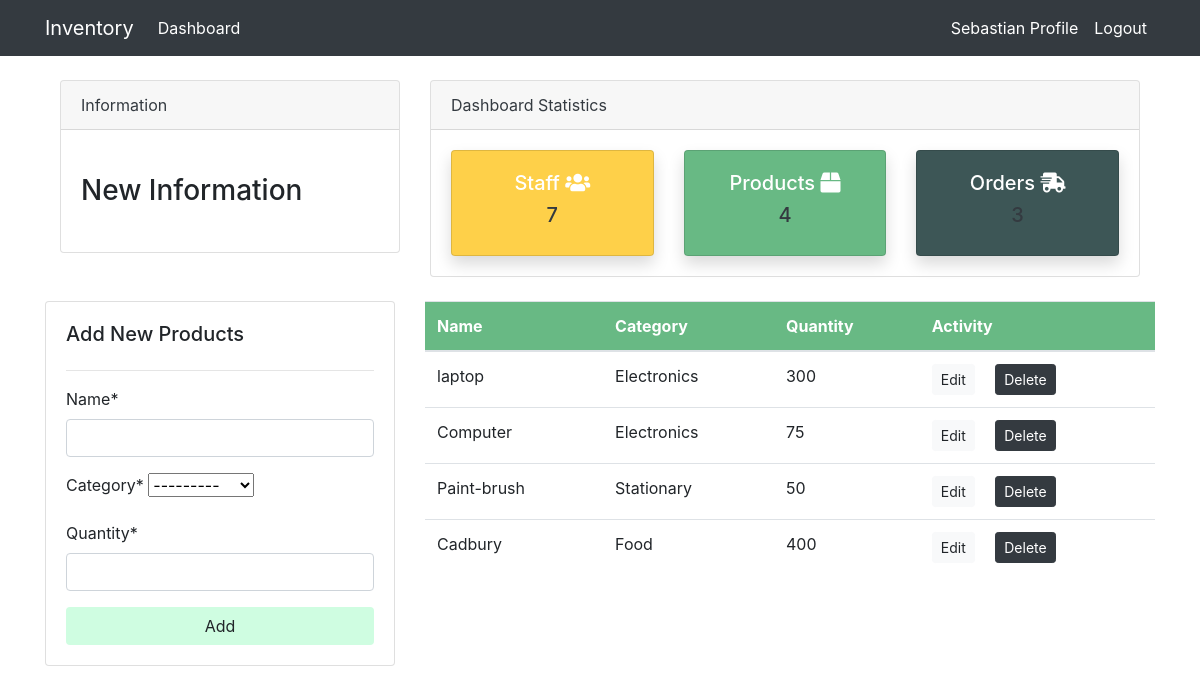
Screenshot of /products/ (signed in) with the database file from the repository.
### inventoryapp/models.py (models this page shows, shortened)
class Products(models.Model):
    name = models.CharField(max_length=100, null=True)
    category = models.CharField(max_length=20, choices=CATEGORY, null=True)
    quantity  = models.PositiveIntegerField(null=True)
    class Meta:
        verbose_name_plural = 'Product'

### inventoryapp/views.py (the view)
# urls.py: path('products/', views.products, name="dashboard-products"),
@login_required
def products(request):
    items = Products.objects.all()
    items_count = items.count()
    workers = User.objects.all()
    workers_count = workers.count()
    order = Order.objects.all()
    order_count = order.count()
    if request.method == 'POST':
        form  = ProductForm(request.POST)
        if form.is_valid():
            form.save()
            productname = form.cleaned_data.get('name')
            messages.success(request, f'{productname} has been added')
            return redirect('dashboard-products')
    else:
        form = ProductForm()
    context = {
        'items':items,
        'form':form,
        'workers_count' : workers_count,
        'items_count' : items_count,
        'order_count': order_count,
    }
    return render(request,'dashboard/products.html', context)

### inventoryapp/forms.py
class ProductForm(forms.ModelForm):
    class Meta:
        model = Products
        fields  =  ['name','category','quantity']

### templates/dashboard/products.html (shortened to what this page needs)
{% extends 'partials/base.html' %}
{% block content %}
{% load crispy_forms_tags %}
{%  include 'partials/topnav.html' %}
<div class="row my-4">
    <div class="col-md-4">
        <div class="card card-body">
            <h5>Add New Products</h5>
            <hr>
            <form method="POST">
                {{ form|crispy }}
                <input class="btn btn-block" type="submit" value="Add" style="background: #CFFDE1;">
            </form>
        </div>
    </div>
    <div class="col-md-8">
        <table class="table bg-white">
            <thead class="text-white" style="background: #68B984;">
                <tr>
                    <th scope="col">Name</th>
                    <th scope="col">Category</th>
                    <th scope="col">Quantity</th>
                    <th scope="col">Activity</th>
                </tr>
            </thead>
            <tbody>
                {% for item in items %}
                <tr>
                    <td>{{item.name}}</td>
                    <td>{{item.category}}</td>
                    <td>{{item.quantity}}</td>
                    <td>
                        <a class="btn btn-light btn-sm mr-2"
                            href="{% url 'dashboard-products-update' item.id %}">Edit</a>
                        <a class="btn btn-dark btn-sm ml-2"
                            href="{% url 'dashboard-products-delete' item.id %}">Delete</a>
                    </td>
                </tr>
                {% endfor %}
            </tbody>
        </table>
    </div>
</div>
{% endblock %}

### templates/partials/base.html (shortened to what this page needs)
{% load static %}
<!doctype html>
<html lang="en">
<head>
    <link rel="stylesheet" href="https://cdn.jsdelivr.net/npm/bootstrap@4.6.0/dist/css/bootstrap.min.css"
>
    <link rel="stylesheet" href="https://use.fontawesome.com/releases/v5.15.2/css/all.css"
>
    <link rel="stylesheet" href="{% static 'style.css' %}">
</head>
<body>
    {% include 'partials/nav.html' %}
    <div class="container">
        {% block content %}
        {% endblock %}
    </div>
</body>
</html>

### templates/partials/nav.html (shortened to what this page needs)
<nav class="navbar navbar-expand-lg navbar-dark bg-dark">
    {% if user.is_authenticated %}
    <div class="container">
        <a class="navbar-brand text-white" href="{% url 'dashboard-index' %}">Inventory</a>
        <div class="collapse navbar-collapse" id="navbarSupportedContent">
            <ul class="navbar-nav mr-auto">
                <li class="nav-item active">
                    <a class="nav-link text-white" href="{% url 'dashboard-index' %}">Dashboard </a>
                </li>
            </ul>
            <ul class="navbar-nav ml-auto">
                <li class="nav-item active">
                    <a class="nav-link text-white" href="{% url 'user-profile' %}">{{user.username}} Profile
                        <span class="sr-only">(current)</span></a>
                </li>
                <li class="nav-item">
                    <a class="nav-link text-white" href="{% url 'user-logout' %}">Logout</a>
                </li>
            </ul>
        {% endif %}
        </div>
    </div>
</nav>

### templates/partials/topnav.html
<div class="container">
    <div class="row">
        <div class="col-md-4 mt-4">
            <div class="card">
                <div class="card-header text-dark">
                    Information
                </div>
                <div class="card-body">
                    <marquee behavior="" direction="">
                        <h3 class="my-4">New Information</h3>
                    </marquee>
                </div>
            </div>
        </div>
        <div class="col-md-8 mt-4">
            <div class="card">
                <div class="card-header  text-dark">
                    Dashboard Statistics
                </div>
                <div class="card-body">
                    <div class="row">
                        <div class="col-md-4">
                            <a class="text-decoration-none text-dark" href="{% url 'dashboard-staff' %}">
                                <div class="card my-card shadow" style="background-color: #FED049 !important;">
                                    <div class="card-body text-center">
                                        <h5  style="color:white;">Staff <i class="fas fa-users"></i></h5>
                                        <h5>{{ workers_count }}</h5>
                                    </div>
                                </div>
                            </a>
                        </div>
                        <div class="col-md-4">
                            <a class="text-decoration-none text-dark" href="{% url 'dashboard-products' %}">
                                <div class="card my-card shadow" style="background-color: #68B984 !important;">
                                    <div class="card-body text-center">
                                        <h5  style="color:white;">Products <i class="fas fa-box"></i></h5>
                                        <h5>{{items_count}}</h5>
                                    </div>
                                </div>
                            </a>
                        </div>
                        <div class="col-md-4">
                            <a class="text-decoration-none text-dark" href="{% url 'dashboard-orders' %}">
                                <div class="card my-card shadow" style="background-color: #3D5656 !important;">
                                    <div class="card-body text-center">
                                        <h5  style="color:white;">Orders <i class="fas fa-shipping-fast"></i></h5>
                                        <h5>{{order_count}}</h5>
                                    </div>
                                </div>
                            </a>
                        </div>
                    </div>
                </div>
            </div>
        </div>
    </div>
</div>

### static/style.css (style rules this page uses)
body { background: white; }

### rows the page displays
Products: name "laptop", category "Electronics", quantity "300"
Products: name "Computer", category "Electronics", quantity "75"
Products: name "Paint-brush", category "Stationary", quantity "50"
Products: name "Cadbury", category "Food", quantity "400"

### other values shown
{{ user.username }} "Sebastian"
{{ workers_count }} "7"
{{ items_count }} "4"
{{ order_count }} "3"
